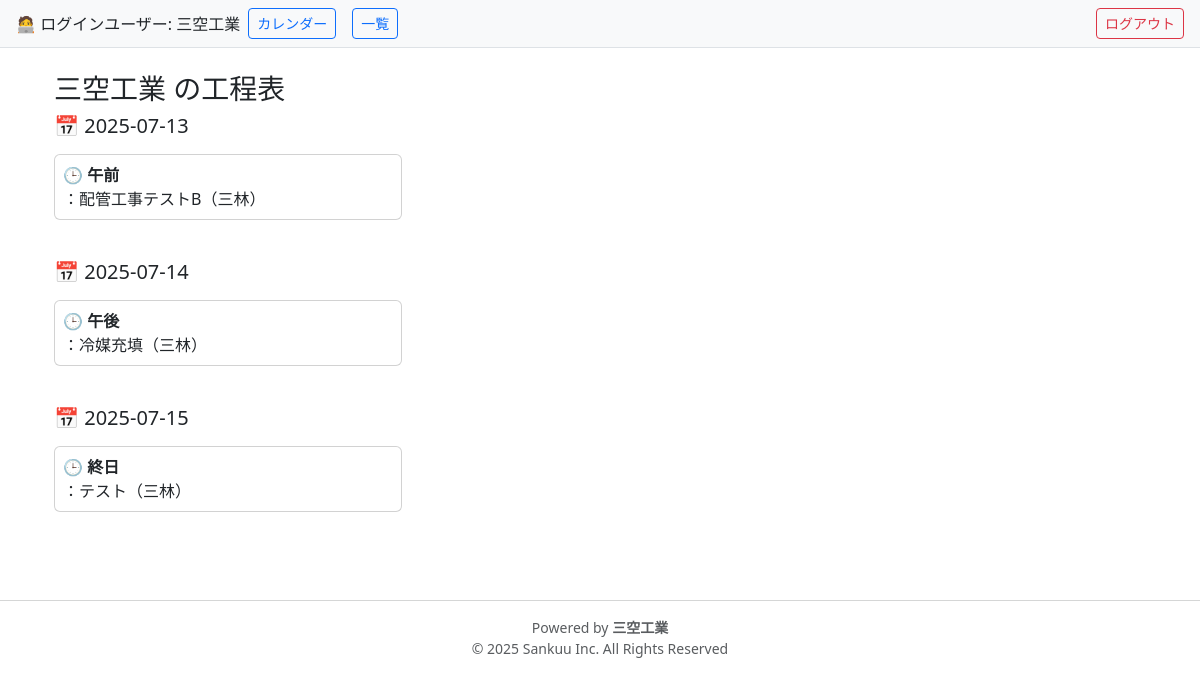
Page /schedules (signed in) on the earlier database version.
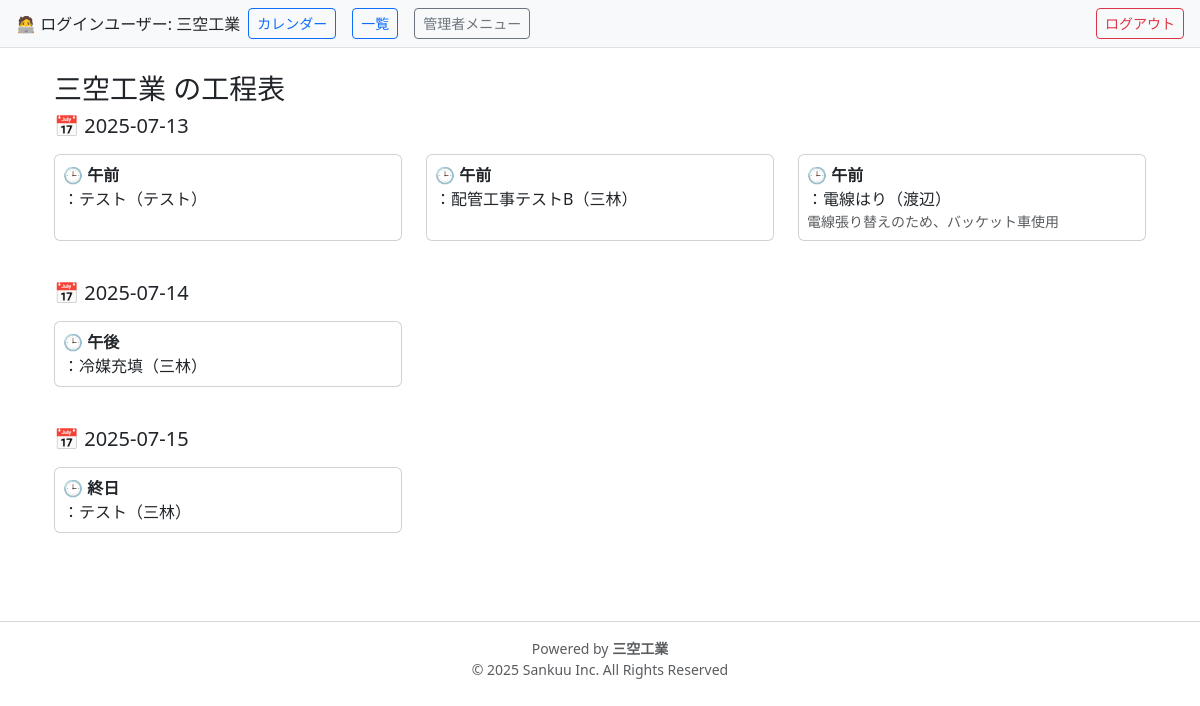
Same page on the later database version.
### models.py (models this page shows)
class Schedule(db.Model):
    __tablename__ = 'schedules'
    id = db.Column(db.Integer, primary_key=True)
    site_name = db.Column(db.String(255), nullable=False)  # 開始日
    end_date = db.Column(db.Date, nullable=True)  # 終了日
    date = db.Column(db.Date, nullable=False)
    time_slot = db.Column(db.String(10), nullable=False)  # 午前／午後／夜
    task_name = db.Column(db.String(100), nullable=False)
    person_in_charge = db.Column(db.String(100))  # 担当者
    comment = db.Column(db.Text)
    company_id = db.Column(db.Integer, db.ForeignKey('users.id'), nullable=False)
    created_by = db.Column(db.Integer)  # ログインユーザーのID
    client_person = db.Column(db.String(100))   # 依頼元の担当者
    client_comment = db.Column(db.String(255))  # 依頼元からの伝言や要望など

### routes.py (the view)
@bp.route('/schedules')
@login_required
def schedule_list():
    if current_user.role == 'admin':
        schedules = Schedule.query.order_by(Schedule.date.asc()).all()
    else:
        schedules = Schedule.query.filter_by(company_id=current_user.id).order_by(Schedule.date.asc()).all()
    schedules_by_date = defaultdict(list)
    for s in schedules:
        schedules_by_date[s.date.strftime('%Y-%m-%d')].append(s)
    return render_template('schedule/list.html', schedules_by_date=schedules_by_date)

### app.py (called while the page is built)
@login_manager.user_loader
def load_user(user_id):
    return User.query.get(int(user_id))

### templates/schedule/list.html
{% extends 'base.html' %}
{% block content %}
<div class="container-fluid mt-4">
  <h3>{{ current_user.company_name }} の工程表</h3>
  <div class="row">
    {% for date, items in schedules_by_date.items() %}
      <div class="col-12 mb-4">
        <h5 class="mb-3">📅 {{ date }}</h5>
        <div class="row">
          {% for s in items %}
            <div class="col-12 col-sm-6 col-md-4 mb-3">
              <div class="card h-100 p-2">
                <strong>🕒 {{ s.time_slot }}</strong>：{{ s.task_name }}（{{ s.person_in_charge }}）<br>
                {% if s.comment %}
                  <small class="text-muted">{{ s.comment }}</small>
                {% endif %}
              </div>
            </div>
          {% endfor %}
        </div>
      </div>
    {% endfor %}
  </div>
</div>
{% endblock %}

### templates/base.html (shortened to what this page needs)
<!DOCTYPE html>
<html lang="ja">
<head>
  <link
    href="https://cdn.jsdelivr.net/npm/bootstrap@5.3.1/dist/css/bootstrap.min.css"
    rel="stylesheet"
  />
  <link
    href="https://cdn.jsdelivr.net/npm/fullcalendar@6.1.8/main.min.css"
    rel="stylesheet"
  />
</head>
<body>
  {% if current_user.is_authenticated %}
    <div class="d-flex justify-content-between align-items-center px-3 py-2 bg-light border-bottom">
      <div class="d-flex align-items-center">
        🧑‍💻 ログインユーザー: {{ current_user.company_name }}
        <a href="{{ url_for('main.schedule_calendar') }}" class="btn btn-outline-primary btn-sm mx-2">カレンダー</a>
        <a href="{{ url_for('main.schedule_list') }}"     class="btn btn-outline-primary btn-sm mx-2">一覧</a>
        {% if current_user.role == 'admin' %}
          <a href="{{ url_for('main.admin_list_users') }}" class="btn btn-outline-secondary btn-sm mx-2">管理者メニュー</a>
        {% endif %}
      </div>
      <a href="{{ url_for('main.logout') }}" class="btn btn-outline-danger btn-sm">ログアウト</a>
    </div>
  {% endif %}
  <div class="container mt-3">
    {% block content %}{% endblock %}
  </div>
  <footer class="text-center mt-5 mb-3 text-muted small">
    <hr />
    <div>Powered by <strong>三空工業</strong></div>
    <div>© 2025 Sankuu Inc. All Rights Reserved</div>
  </footer>
</body>
</html>

Differences in the rows shown:
changed User "三空工業": role "company" → "admin" (drawn)
now on this page (row unchanged): Schedule: time_slot "午前", task_name "テスト", person_in_charge "テスト", shown under "2025-07-13"
now on this page (row unchanged): Schedule: time_slot "午前", task_name "電線はり", person_in_charge "渡辺", comment "電線張り替えのため、バッケット車使用", shown under "2025-07-13"
Other differences:
text now shown: "管理者メニュー"
